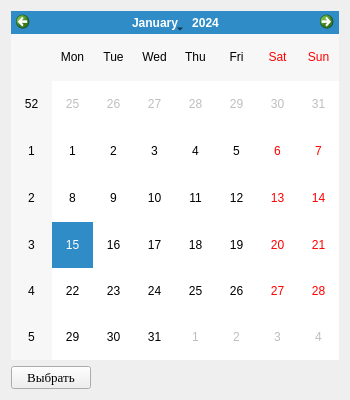
<?xml version="1.0" encoding="UTF-8"?>
<ui version="4.0">
 <class>Form</class>
 <widget class="QWidget" name="Form">
  <property name="geometry">
   <rect>
    <x>0</x>
    <y>0</y>
    <width>350</width>
    <height>400</height>
   </rect>
  </property>
  <property name="windowTitle">
   <string>Выбрать дату</string>
  </property>
  <layout class="QGridLayout" name="gridLayout">
   <item row="0" column="0">
    <widget class="QCalendarWidget" name="calendar"/>
   </item>
   <item row="1" column="0">
    <widget class="QPushButton" name="select_btn">
     <property name="sizePolicy">
      <sizepolicy hsizetype="Fixed" vsizetype="Fixed">
       <horstretch>0</horstretch>
       <verstretch>0</verstretch>
      </sizepolicy>
     </property>
     <property name="font">
      <font>
       <family>Times New Roman</family>
       <pointsize>10</pointsize>
      </font>
     </property>
     <property name="layoutDirection">
      <enum>Qt::LeftToRight</enum>
     </property>
     <property name="text">
      <string>Выбрать</string>
     </property>
    </widget>
   </item>
  </layout>
 </widget>
 <resources/>
 <connections/>
</ui>
